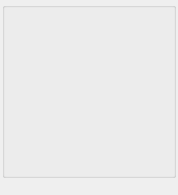
<?xml version="1.0" encoding="UTF-8"?>
<ui version="4.0">
 <class>Form</class>
 <widget class="QWidget" name="Form">
  <property name="geometry">
   <rect>
    <x>0</x>
    <y>0</y>
    <width>178</width>
    <height>195</height>
   </rect>
  </property>
  <property name="sizePolicy">
   <sizepolicy hsizetype="MinimumExpanding" vsizetype="MinimumExpanding">
    <horstretch>0</horstretch>
    <verstretch>0</verstretch>
   </sizepolicy>
  </property>
  <layout class="QVBoxLayout" name="verticalLayout">
   <property name="spacing">
    <number>1</number>
   </property>
   <property name="leftMargin">
    <number>2</number>
   </property>
   <property name="topMargin">
    <number>2</number>
   </property>
   <property name="rightMargin">
    <number>2</number>
   </property>
   <property name="bottomMargin">
    <number>2</number>
   </property>
   <item>
    <widget class="QGroupBox" name="groupBoxThumbz">
     <property name="sizePolicy">
      <sizepolicy hsizetype="MinimumExpanding" vsizetype="MinimumExpanding">
       <horstretch>0</horstretch>
       <verstretch>0</verstretch>
      </sizepolicy>
     </property>
     <property name="title">
      <string/>
     </property>
     <property name="alignment">
      <set>Qt::AlignCenter</set>
     </property>
     <layout class="QVBoxLayout" name="verticalLayout_2">
      <property name="spacing">
       <number>2</number>
      </property>
      <property name="leftMargin">
       <number>3</number>
      </property>
      <property name="topMargin">
       <number>3</number>
      </property>
      <property name="rightMargin">
       <number>3</number>
      </property>
      <property name="bottomMargin">
       <number>3</number>
      </property>
      <item>
       <widget class="QPushButton" name="pushButtonLogo">
        <property name="enabled">
         <bool>true</bool>
        </property>
        <property name="sizePolicy">
         <sizepolicy hsizetype="Fixed" vsizetype="Fixed">
          <horstretch>0</horstretch>
          <verstretch>0</verstretch>
         </sizepolicy>
        </property>
        <property name="maximumSize">
         <size>
          <width>16</width>
          <height>16</height>
         </size>
        </property>
        <property name="focusPolicy">
         <enum>Qt::NoFocus</enum>
        </property>
        <property name="text">
         <string/>
        </property>
        <property name="iconSize">
         <size>
          <width>18</width>
          <height>18</height>
         </size>
        </property>
        <property name="autoDefault">
         <bool>false</bool>
        </property>
        <property name="flat">
         <bool>true</bool>
        </property>
       </widget>
      </item>
      <item>
       <widget class="QWidget" name="widgetImage" native="true">
        <property name="sizePolicy">
         <sizepolicy hsizetype="MinimumExpanding" vsizetype="MinimumExpanding">
          <horstretch>0</horstretch>
          <verstretch>0</verstretch>
         </sizepolicy>
        </property>
        <property name="layoutDirection">
         <enum>Qt::LeftToRight</enum>
        </property>
        <layout class="QVBoxLayout" name="imageLayout">
         <property name="spacing">
          <number>0</number>
         </property>
         <property name="leftMargin">
          <number>2</number>
         </property>
         <property name="topMargin">
          <number>2</number>
         </property>
         <property name="rightMargin">
          <number>2</number>
         </property>
         <property name="bottomMargin">
          <number>2</number>
         </property>
        </layout>
       </widget>
      </item>
     </layout>
    </widget>
   </item>
   <item>
    <widget class="QLabel" name="labelImageName">
     <property name="sizePolicy">
      <sizepolicy hsizetype="Preferred" vsizetype="Preferred">
       <horstretch>0</horstretch>
       <verstretch>0</verstretch>
      </sizepolicy>
     </property>
     <property name="text">
      <string/>
     </property>
     <property name="alignment">
      <set>Qt::AlignCenter</set>
     </property>
     <property name="wordWrap">
      <bool>false</bool>
     </property>
     <property name="margin">
      <number>1</number>
     </property>
     <property name="textInteractionFlags">
      <set>Qt::LinksAccessibleByMouse|Qt::TextSelectableByMouse</set>
     </property>
    </widget>
   </item>
  </layout>
 </widget>
 <resources/>
 <connections/>
</ui>
